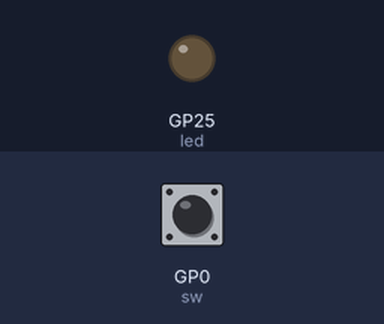
Bench run of a program on a simulated Raspberry Pi Pico running MicroPython. Parts: output pins drawn as LEDs (lit = HIGH). Inputs (shaded band) come from the test bench; at power-on: GP0 (sw) HIGH.

Above: at 1.2 s.
1.3 s: GP0 (sw) pulled LOW for 0.15 s
At 1.37 s:
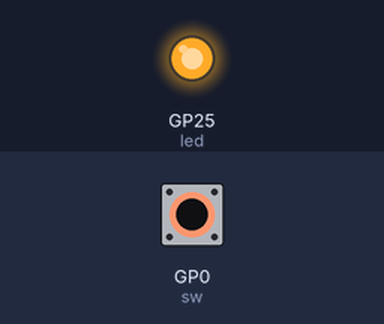
2.9 s: GP0 (sw) pulled LOW for 3.2 s
At 6.7 s:
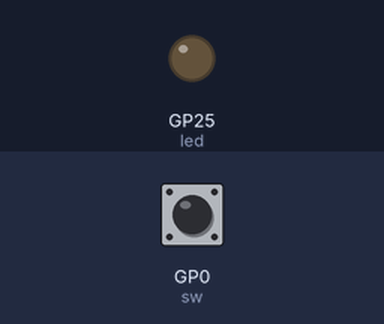
Timing chart, 0 to 8.2 s (numbered marks = the images above; inputs shaded):
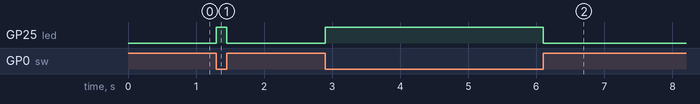

The program:

single_switch_with_pico_w.py
```python
from machine import Pin
led = Pin("LED", Pin.OUT)

sw = Pin(0, Pin.IN, Pin.PULL_UP)  # 13 number pin is input
import time
#sw = Pin(13, Pin.IN)  # 13 number pin is input

#sw = Pin(13, Pin.IN, Pin.PULL_DOWN)  # 13 number pin is input

while True:
    a = sw.value()
    #print(a)
    if(a == 0):
        led.value(1)
    else:
        led.value(0)
    #time.sleep(1)
```

Measured:
- after the input at 1.3 s, GP25 (led): LOW → HIGH at once, → LOW 0.15 s later
- after the input at 2.9 s, GP25 (led): LOW → HIGH at once, → LOW 3.2 s later
